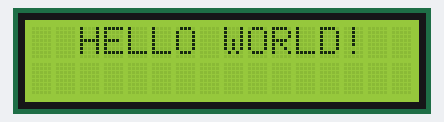
A sketch run on a simulated Arduino Uno, built with avr-gcc and run on an emulated ATmega328P. Shown: 16×2 character LCD.

Above: at 0.1 s.
At 9.9 s:
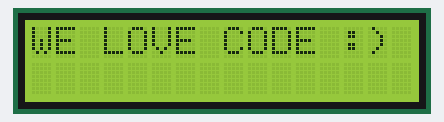
At 22.3 s:
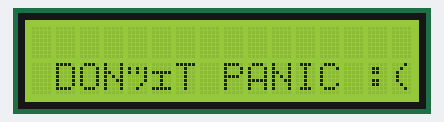
At 29.5 s:
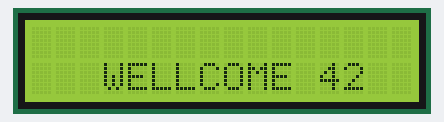
At 30.8 s:
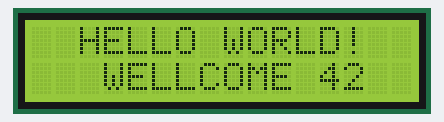
At 32.8 s:
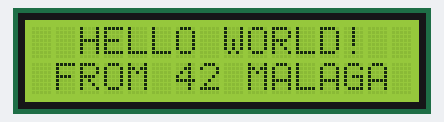

Measured:
- what the display in image 1 shows lasts 2.0 s, from 9.8 s to 11.8 s
- what the display in image 2 shows lasts 1.0 s, from 22.2 s to 23.2 s
- what the display in image 3 shows lasts 1.2 s, from 29.5 s to 30.7 s

The sketch:

03_LCD1602_mensajes.ino
```cpp
#include <LiquidCrystal.h>

// instancia un objeto lcd de la clase LiquidCrystal :
LiquidCrystal lcd(4, 5, 6, 7, 8, 9);

String hel = "  HELLO WORLD!";
String f42 = " FROM 42 MALAGA";
String wlc = "WE LOVE CODE :)";
String up2 = "UP TO YOU :|";
String don = "DON´T PANIC :(";
String w42 = "WELLCOME 42";

void setup() {
  Serial.begin(9600);
  lcd.begin(16, 2);
}

void loop() {
  printNormal();
  printBlink();
  printAutoscroll();
  printLeftRight();
  delay(1000);
}

void printNormal() {
  lcd.setCursor(0, 0);
  lcd.print(hel);
  delay(2000);
  lcd.setCursor(0, 1);
  lcd.print(f42);
  delay(2000);
  lcd.clear();
  delay(2000);
}

void printBlink() {
  lcd.blink();
  lcd.setCursor(0,0);
  for (int i = 0; i < wlc.length(); i++) {
    lcd.print(wlc.charAt(i));
    delay(250);
  }
  lcd.noBlink();
  delay(2000);
  lcd.clear();
}

void printAutoscroll() {
  lcd.setCursor(3, 0);
  for (int i = 0; i < up2.length(); i++) {
    lcd.print(up2.charAt(i));
    delay(400);
  }
  lcd.setCursor(16, 1);
  lcd.autoscroll();
  for (int i = 0; i < don.length(); i++) {
    lcd.print(don.charAt(i));
    delay(400);
  }
  lcd.noAutoscroll();
  delay(600);
  lcd.clear();
}

void printLeftRight() {
  lcd.setCursor(3,3);
  lcd.print(w42);
  for (int i = 0; i < 13; i++) {
    lcd.scrollDisplayLeft();
    delay(250);
  }
  for (int i = 0; i < 13; i++) {
    lcd.scrollDisplayRight();
    delay(250);
  }
}
```
